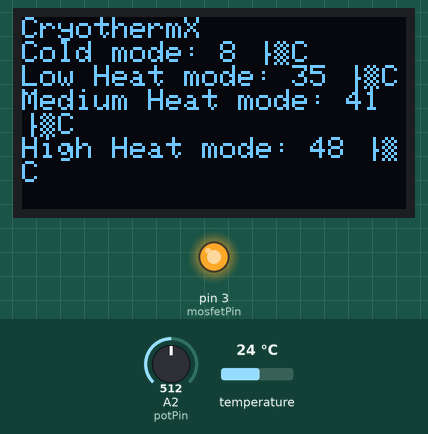
Recording of a sketch running on a simulated Arduino Uno, built with avr-gcc and run on an emulated ATmega328P. Shown: 128×64 one-colour display, output pins drawn as LEDs (lit = HIGH). The inputs (shaded band) are chosen by the test bench; at power-on: A2 (potPin) = 512, temperature 24 °C. What the sketch prints to the serial monitor is not drawn.

Above: at 5.8 s.
5.9 s: A2 (potPin) set to 412
11.6 s: A2 (potPin) set to 382
14.9 s: temperature set to 38.7 °C
At 16.2 s:
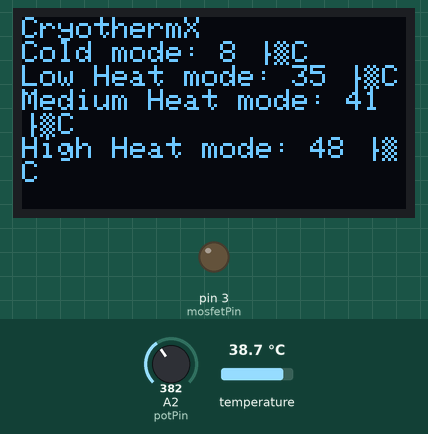
20.6 s: temperature set to 37.5 °C
At 21.7 s:
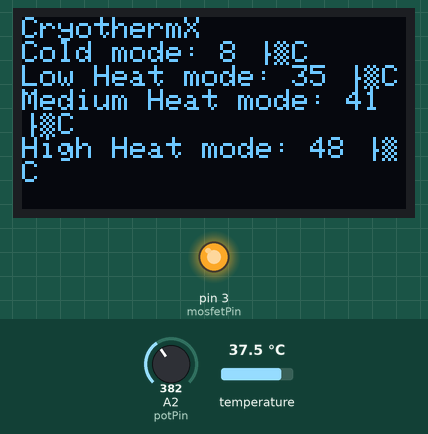
23.0 s: temperature set to 42 °C
At 24.6 s:
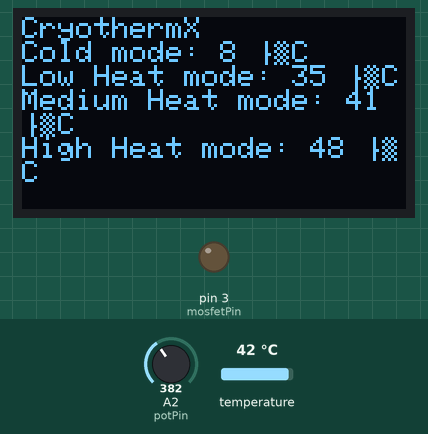
Timing chart, 0 to 26.1 s (numbered marks = the images above; inputs shaded):
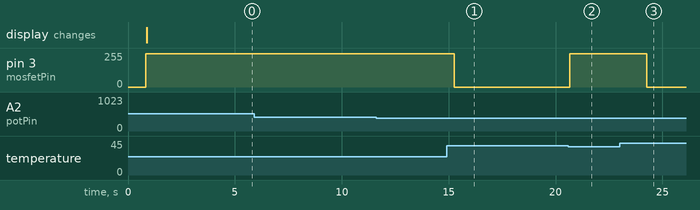

The sketch:

cryothermX_final_code.ino
```cpp
#include <OneWire.h>
#include <DallasTemperature.h>
#include <Adafruit_SSD1306.h>
#include <Adafruit_GFX.h>

// Pin Definitions
#define potPin A2
#define mosfetPin 3
#define tempSensorPin 8

// #define ledPin 12
#define OLED_RESET -1
Adafruit_SSD1306 display(OLED_RESET);

// Temperature sensor setup
OneWire oneWire(tempSensorPin);
DallasTemperature sensors(&oneWire);

// Variables
int potValue;
float currentTemp;
int targetTemp;
int pwmValue;

void setup() {
  pinMode(mosfetPin, OUTPUT);
  // pinMode(ledPin, OUTPUT);
  Serial.begin(9600);
  sensors.begin();
  display.begin(SSD1306_SWITCHCAPVCC, 0x3C);
  display.clearDisplay();
  display.display();
}

void loop() {
  potValue = analogRead(potPin);
  //Serial.print("Potentiometer Value: ");
  //Serial.println(potValue);  // Read potentiometer
  sensors.requestTemperatures(); // Get temperature
  currentTemp = sensors.getTempCByIndex(0);


  //Serial.print("Current Temperature: ");
  //Serial.println(currentTemp);

  // // Decide mode based on potentiometer
  // if (potValue < 400) {
  //   targetTemp = 32;
  //   pwmValue = 250;  // mid heating power 150
  // } else if (potValue < 800) {
  //   targetTemp = 38;
  //   pwmValue = 250;  // stronger heating 200
  // } else {
  //   targetTemp = 45;
  //   pwmValue = 250;  // maximum heating 255
  // }

  //-----------
    // Decide mode based on potentiometer


  if (potValue < 400) {
    targetTemp = 35;
    pwmValue = 250;  // mid heating power 150
    Serial.print("Operating Mode: ");
    Serial.println("Low Heat");
  } else if (potValue < 800) {
    targetTemp = 41;
    pwmValue = 250;  // stronger heating 200
    Serial.print("Operating Mode: ");
    Serial.println("Medium Heat");
  } else {
    targetTemp = 48;
    pwmValue = 250;  // maximum heating 255
    Serial.print("Operating Mode: ");
    Serial.println("High Heat");
  }
  //----------

  Serial.print("Temperature: ");
  Serial.print(targetTemp);
  Serial.println(" °C");

  // Temperature Control
  if (currentTemp >= targetTemp + 5) {
    analogWrite(mosfetPin, 0); // Too hot, turn off heating
    // digitalWrite(ledPin, LOW);
  } else if (currentTemp <= targetTemp +3) {
    analogWrite(mosfetPin, pwmValue); // Below target, heat
    // digitalWrite(ledPin, HIGH);
  } else {
    analogWrite(mosfetPin, 0); // In range, stop heating to avoid overshoot
    // digitalWrite(ledPin, LOW);
  }

  // OLED Display
  display.clearDisplay();
  display.setTextSize(1);
  display.setTextColor(WHITE);
  display.setCursor(0,0);
  // display.print("Pot Value: ");
  // display.println(potValue);
  // display.print("Target: ");
  // display.println(targetTemp);
  // display.print("Current: ");
  // display.println(currentTemp);

  display.println("CryothermX");
  //display.println(potValue);
  display.print("Cold mode: ");
  //display.print(targetTemp);
  display.println("8 °C");
  display.print("Low Heat mode: ");
  display.println("35 °C");
  display.print("Medium Heat mode: ");
  display.println("41 °C");
  display.print("High Heat mode: ");
  display.println("48 °C");
  //display.println(currentTemp);
  if (abs(currentTemp - targetTemp) <= 2) {
    //display.println("Temp OK");
    Serial.println("Temperature OK\n");
  } else if (currentTemp > targetTemp) {
    //display.println("Cooling...");
    Serial.println("Cooling...\n");
  } else {
    //display.println("Heating...");
    Serial.println("Heating...\n");
  }
  display.display();


  delay(1000); // Wait 500ms


}


// int potPin = A0;     // Potentiometer connected to A0
// int outputPin = 9;   // Output device connected to D9 (PWM pin)

// void setup() {
//   pinMode(outputPin, OUTPUT);
// }

// void loop() {
//   int potValue = analogRead(potPin);         // Read potentiometer (0-1023)
//   int pwmValue = map(potValue, 0, 1023, 0, 255);  // Map to PWM range (0-255)
//   analogWrite(outputPin, pwmValue);          // Output PWM
// }


// potentiometer

// mosfet eke pwm digital----analogwrite

// sensor digital/ librariesss

// oled  built in function- how to display text-paranthesis


// nested ifff
// 400 400 300

// var =
// int x = analogRead(potPin);
// if x< 400
//     if temp is in our range
//     if not in our range tempt range
//   if it exceeds max tempt we need we put analog write to reduce mosfet gate voltage (make analog write 0)
//   it tempt sensor lesss than our value increase the gate voltage (it will not burn)
//   if it our range ask to displayy

//   after everything happened in void loopdelay ms 500

//  else if x>400 x<800

//  else
```

Measured:
- the behaviour switches between 38.1 and 38 °C on temperature (found by bisection; images 1 and 2)
- after the input at 5.9 s, every drawn part: stays the same
- after the input at 11.6 s, every drawn part: stays the same
- after the input at 14.9 s, pin 3 (mosfetPin): 250/255 → 0/255 after 0.35 s
- after the input at 20.6 s, pin 3 (mosfetPin): 0/255 → 250/255 after 0.06 s
- after the input at 23.0 s, pin 3 (mosfetPin): 250/255 → 0/255 after 1.3 s
